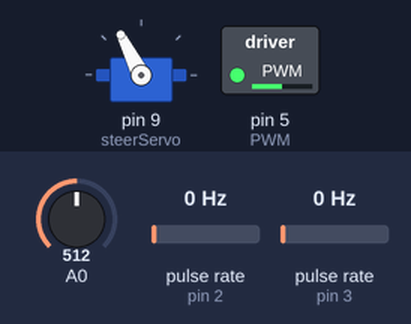
A sketch run on a simulated Arduino Uno, built with avr-gcc and run on an emulated ATmega328P. Shown: servo, switched loads named in the sketch (green lamp = pin HIGH). Wiring (inferred from the names in the program): 2 × pulse sensor: data pin 2 / data pin 3. The inputs (shaded band) are chosen by the test bench; at power-on: A0 = 512, pulse rate (sensors on pin 2, pin 3) 0 Hz.

Above: at 1.2 s.
1.3 s: A0 set to 716
At 2.3 s:
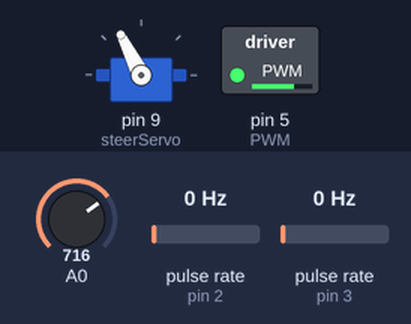
2.8 s: A0 set to 900
At 3.5 s:
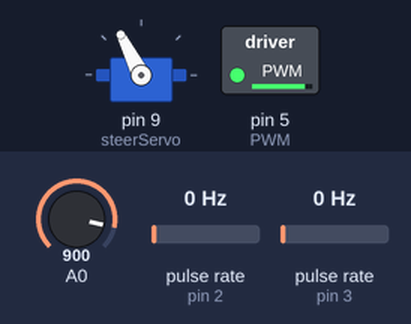
4.3 s: A0 set to 1023
At 4.6 s:
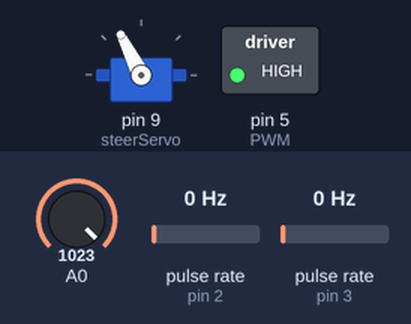
7.3 s: A0 set to 511
At 8.1 s:
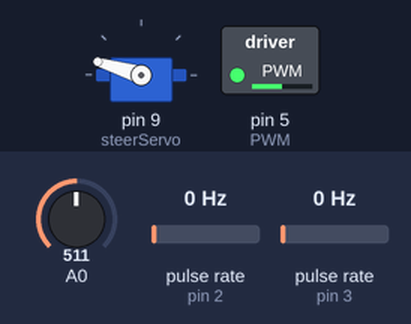
8.8 s: A0 set to 122
At 9.2 s:
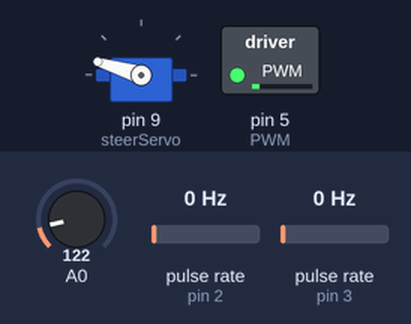
Timing chart, 0 to 11.3 s (numbered marks = the images above; inputs shaded):
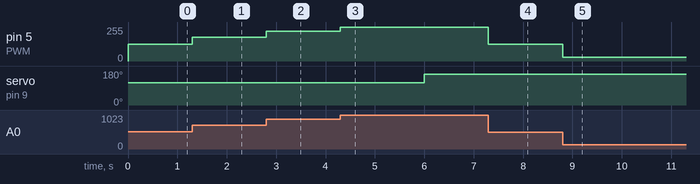

The sketch:

TWagon_Figure8Test.ino
```cpp
 /*
Based off of examples from https://dronebotworkshop.com/rotary-encoders-arduino/ and http://www.hessmer.org/blog/2013/12/28/ibt-2-h-bridge-with-arduino/
Setup:
// Connection to Arduino:
// Pin 3 to encoder output A
// Pin 5 is PWM output
// A0 to a potentiometer

// Connection to the Motor Driver board:
// RPWM to Arduino pin 5(PWM)
// LPWM to Arduino pin 6(PWM) (I'm not sending anything to this though)
// R_EN, L_EN, VCC to Arduino 5V pin
// GND to Arduino GND
// R_IS and L_IS not connected
*/

// Motor encoder output pulse per rotation
#define ENC_COUNT_REV 24 //might be wrong

// RPWM connected to pin 5
#define PWM 5

// encoder in to pin 3 (for interrupts)(left wheel)
#define ENC_IN_R 3

//encoder in to pin 2 (for interrupts) (right wheel)
#define ENC_IN_L 2

// Pulse count from encoder R (left wheel)
volatile long encoderValueR = 0;

// Pulse count from encoder L
volatile long encoderValueL = 0;

// One-second interval for measurements
int interval = 1000;

// Counters for milliseconds during interval
long previousMillis = 0;
long currentMillis = 0;

// Variable for RPM measuerment R
int rpmR = 0;

// Variable for RPM measurement L
int rpmL = 0;

// Variable for PWM motor speed output
int motorPwm = 0;

/* Steering Variables
 *
 *
 */
#include <math.h>
#include <Servo.h>

long x = 0;  // X coordinate of target in centimeters
long y = 0;  // Y coordinate of target in centimeters
int angle = 0;  // turn angle of wheels
int maxAngle = 45; // max turning angle of wheels
long distance = 0; // Distance between cart and target

Servo steerServo; // Servo object to control steering servo
int steerAngle = 0; // Angle sent to steering servo

void setup()
{
  // Setup Serial Monitor
  Serial.begin(9600);

  // Set encoder as input with internal pullup
  pinMode(3, INPUT_PULLUP);

  pinMode(2, INPUT_PULLUP);
  // Set PWM pin 5 as output
  pinMode(PWM, OUTPUT);

  // Attach interrupt
  attachInterrupt(digitalPinToInterrupt(ENC_IN_R), updateEncoderR, RISING);
  attachInterrupt(digitalPinToInterrupt(ENC_IN_L), updateEncoderL, RISING);

  // Setup initial values for timer
  previousMillis = millis();

  // Steering servo controlled by pin #9, start at -45 degrees
  steerServo.attach(9, 1000, 2000);
  steerAngle = 117;
  steerServo.write(117);
}

void loop()
{

    // Control motor with potentiometer
    motorPwm = map(analogRead(A0), 0, 1023, 0, 255);

    // Write PWM to controller
    analogWrite(PWM, motorPwm);

    /*// Update RPM value every second
    currentMillis = millis();
    if (currentMillis - previousMillis > interval) {
    previousMillis = currentMillis;


    // Calculate RPM R
    rpmR = (float)(encoderValueR/ ENC_COUNT_REV);

    // Calculate RPM L
    rpmL = (float)(encoderValueL/ ENC_COUNT_REV);

    encoderValueR = 0;
    encoderValueL = 0;
  }

  */

  if(motorPwm == 255){
    currentMillis = millis();

    if(currentMillis - previousMillis > 6000){
      switch(steerAngle){
        case 163:
          steerAngle = 117;
          //Serial.println("Changing to 117");
          break;
        case 117:
          steerAngle = 163;
          //Serial.println("Changing to 163");
          break;
      }
      previousMillis = currentMillis;
      steerServo.write(steerAngle);
    }
  }
}

void updateEncoderR()
{
  // Increment value for each pulse from encoder
  encoderValueR++;
}
void updateEncoderL()
{
  encoderValueL++;
}
```

Measured:
- after the input at 1.3 s, pin 5 (PWM): 127/255 → 178/255 at once
- after the input at 2.8 s, pin 5 (PWM): 178/255 → 224/255 at once
- after the input at 4.3 s, pin 5 (PWM): 224/255 → 255/255 at once; servo on pin 9 (steerServo): 117° → 163° after 1.7 s
- after the input at 7.3 s, pin 5 (PWM): 255/255 → 127/255 at once
- after the input at 8.8 s, pin 5 (PWM): 127/255 → 30/255 at once
